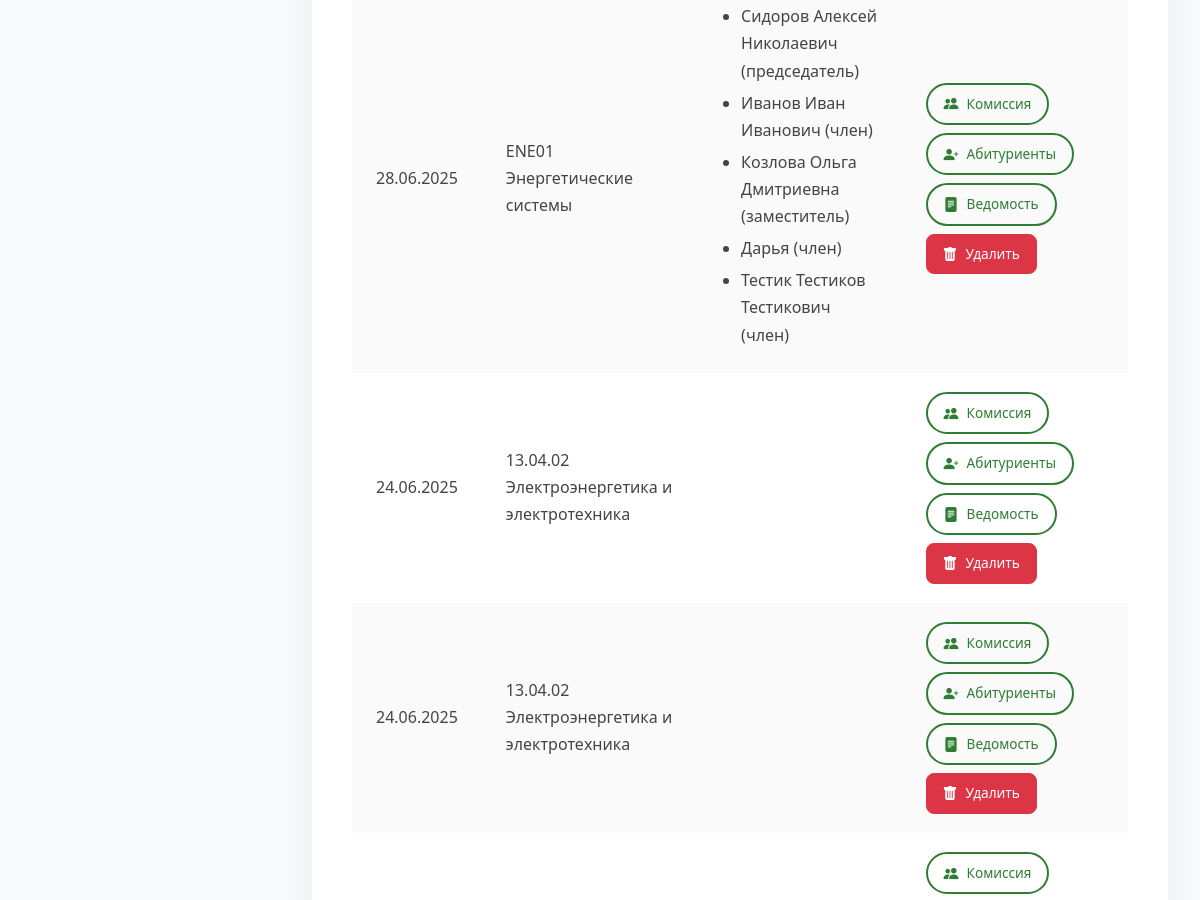
The app's page /exam_dates (signed in, middle part), older data.
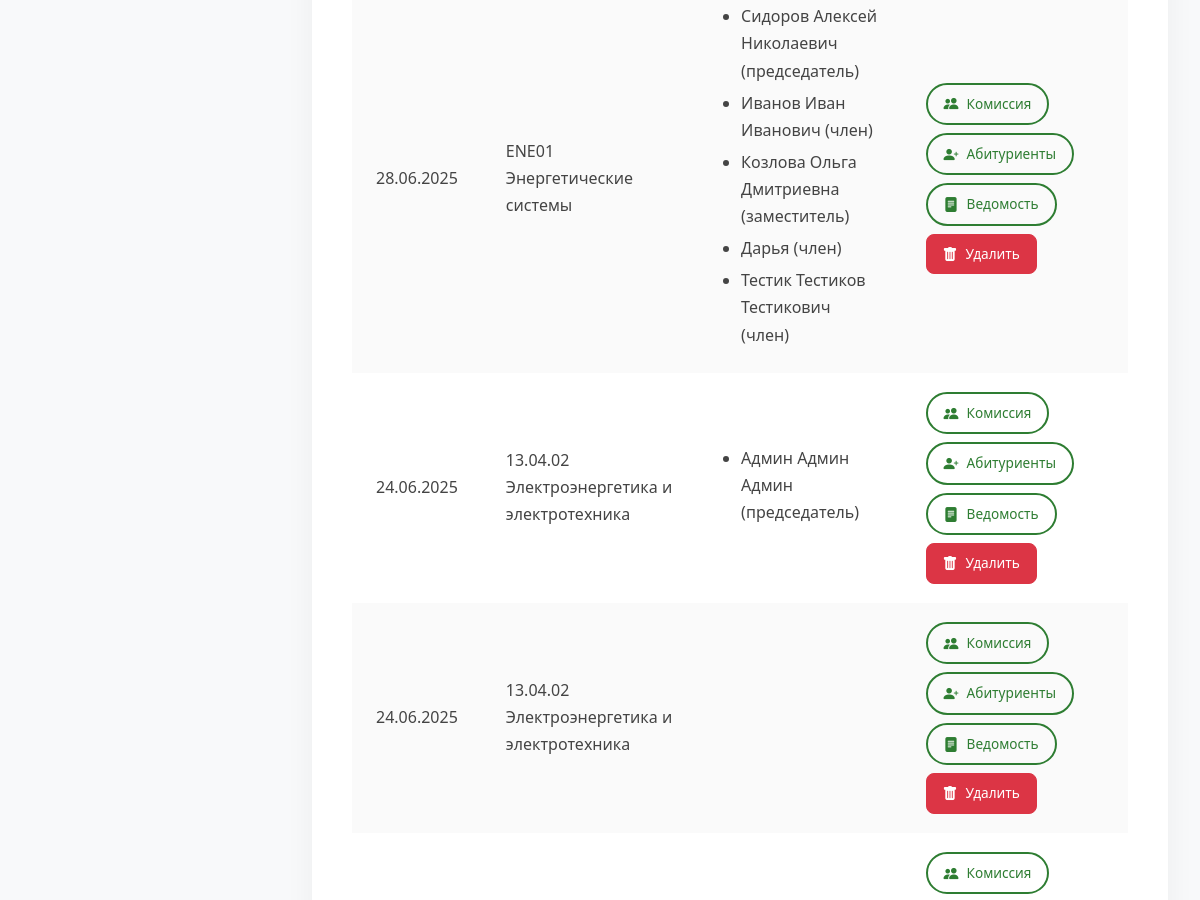
The same page, newer data.
### app/models.py (models this page shows)
class ExamDate(db.Model):
    id = db.Column(db.Integer, primary_key=True)
    date = db.Column(db.DateTime, nullable=False)
    program_id = db.Column(db.Integer, db.ForeignKey('program.id'), nullable=False)
    commission = db.relationship('CommissionMember', backref='exam_date', lazy=True, cascade='all, delete-orphan')  # Каскад
    applicants = db.relationship('Applicant', backref='exam_date', lazy=True,cascade='all, delete-orphan',passive_deletes=True)  # Обрабатывается отдельно

class Program(db.Model):
    id = db.Column(db.Integer, primary_key=True)
    code = db.Column(db.String(50), nullable=False)
    name = db.Column(db.String(200), nullable=False)
    school_id = db.Column(db.Integer, db.ForeignKey('engineering_school.id'))
    questions = db.relationship('Question', backref='program', lazy=True, cascade='all, delete-orphan')
    standard_commission = db.relationship('StandardCommission', backref='program', lazy=True, cascade='all, delete-orphan')
    applicants = db.relationship('Applicant', backref='program', lazy=True, cascade='all, delete-orphan', passive_deletes=True)
    exam_dates = db.relationship('ExamDate', backref='program', lazy=True, cascade='all, delete-orphan',passive_deletes=True)
    oop = db.relationship("Oop", backref='program', lazy=True, cascade='all, delete-orphan')  # Важно: cascade

class CommissionMember(db.Model):
    id = db.Column(db.Integer, primary_key=True)
    exam_date_id = db.Column(db.Integer, db.ForeignKey('exam_date.id'), nullable=False)
    user_id = db.Column(db.Integer, db.ForeignKey('user.id'), nullable=False)
    role = db.Column(db.String(50), nullable=False)  # 'председатель', 'заместитель', 'член'
    user = db.relationship('User', back_populates='commission_members')

class User(UserMixin, db.Model):
    id = db.Column(db.Integer, primary_key=True)
    username = db.Column(db.String(80), unique=True, nullable=False)
    password = db.Column(db.String(120), nullable=False)
    full_name = db.Column(db.String(100), nullable=False)
    position = db.Column(db.String(100), nullable=False)
    role = db.Column(db.String(20), nullable=False)  # 'admin', 'secretary', 'commission'
    school_id = db.Column(db.Integer, db.ForeignKey('engineering_school.id'))
    engineering_school = db.relationship('EngineeringSchool', backref='users')
    commission_members = db.relationship('CommissionMember', back_populates='user', cascade='all, delete-orphan')
    standard_commissions = db.relationship('StandardCommission', back_populates='user', cascade='all, delete-orphan')

### app/routes.py (the view, shortened to what this page needs)
@routes.route('/exam_dates', methods=['GET', 'POST'])
@login_required
def exam_dates():
    if current_user.role not in ['admin', 'secretary']:
        abort(403)
    form = ExamDateForm()
    if current_user.role == 'secretary':
        form.program_id.choices = [
            (p.id, f"{p.code} {p.name}")
            for p in Program.query.filter_by(school_id=current_user.school_id)
        ]
    sort_order = request.args.get('sort', 'desc')  # asc или desc
    program_filter = request.args.get('program_filter', '').strip()
    if current_user.role == 'secretary':
        query = ExamDate.query \
            .join(Program) \
            .filter(Program.school_id == current_user.school_id)
    else:
        query = ExamDate.query
    if sort_order == 'asc':
        exam_dates = query.order_by(ExamDate.date.asc()).all()
    else:  # desc по умолчанию
        exam_dates = query.order_by(ExamDate.date.desc()).all()
    return render_template(
        'exam_dates.html',
        form=form,
        exam_dates=exam_dates,
        sort_order=sort_order,
        program_filter=program_filter
    )

### app/templates/exam_dates.html (shortened to what this page needs)
{% extends "base.html" %}
{% block content %}
<div class="admin-container">
    <div class="content-card">
        <div class="table-responsive">
            <table class="elegant-table">
                <tbody>
                    {% for exam_date in exam_dates %}
                    <tr>
                        <td>{{ exam_date.date.strftime('%d.%m.%Y') }}</td>
                        <td>{{ exam_date.program.code }} {{ exam_date.program.name }}</td>
                        <td>
                            <ul class="commission-list">
                                {% for member in exam_date.commission %}
                                <li>{{ member.user.full_name }} ({{ member.role }})</li>
                                {% endfor %}
                            </ul>
                        </td>
                        <td>
                            <div class="action-buttons">
                                <a href="{{ url_for('routes.assign_commission', exam_date_id=exam_date.id) }}"
                                   class="btn btn-outline-elegant btn-elegant btn-sm">
                                    <i class="bi bi-people-fill"></i> Комиссия
                                </a>
                                <a href="{{ url_for('routes.assign_applicants', exam_date_id=exam_date.id) }}"
                                   class="btn btn-outline-elegant btn-elegant btn-sm">
                                    <i class="bi bi-person-plus-fill"></i> Абитуриенты
                                </a>
                                <a href="{{ url_for('routes.view_vedomost', exam_date_id=exam_date.id) }}"
                                   class="btn btn-outline-elegant btn-elegant btn-sm">
                                    <i class="bi bi-file-text-fill"></i> Ведомость
                                </a>
                                <form action="{{ url_for('routes.delete_exam_date', exam_date_id=exam_date.id) }}"
                                    method="POST"
                                    class="d-inline"
                                    onsubmit="return confirm('Вы уверены, что хотите удалить эту экзаменационную дату?');">
                                    <button type="submit" class="btn btn-danger btn-sm">
                                        <i class="bi bi-trash-fill"></i> Удалить
                                    </button>
                                </form>
                            </div>
                        </td>
                    </tr>
                    {% else %}
                    <tr>
                        <td colspan="4" class="text-center py-4">Нет созданных экзаменационных дат</td>
                    </tr>
                    {% endfor %}
                </tbody>
            </table>
        </div>
    </div>
</div>
{% endblock %}

Row changes from the older to the newer data that the page shows:
added CommissionMember: user.full_name "Админ Админ Админ", role "председатель", shown under ExamDate (number 2 of 4 on the later page)
